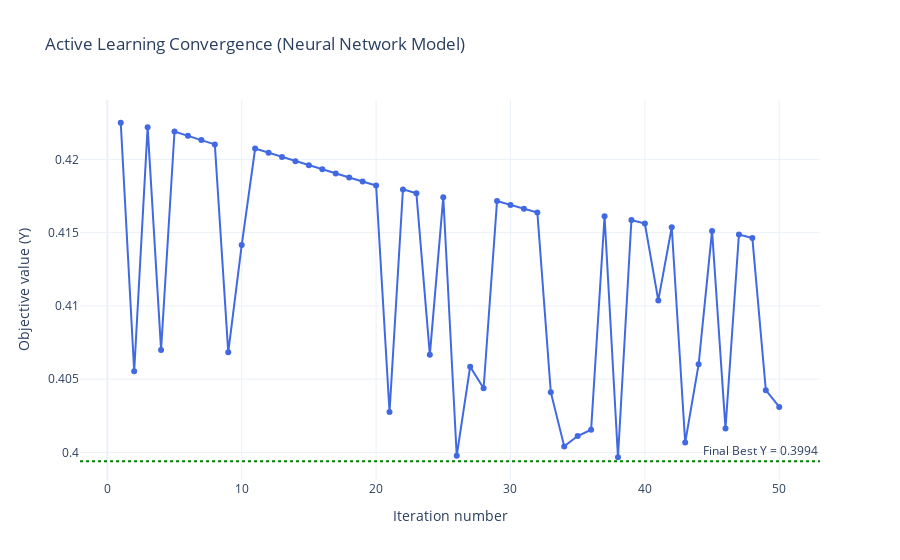

Notebook source saved alongside this figure:
### Code cell
# starting sample size = 1, with 1000 grid points for candidate selection
X0 = np.array([[0.5]])
Y0 = np.array([f(0.5)])
X_grid = np.linspace(0, 1, 1000).reshape(-1, 1)
# --- Configurable NN setup ---
nn_cfg = {
    "hidden_layers": [64, 32, 16], # list of hidden layer sizes
    "activation": "relu",     # or "relu", "sigmoid", "leakyrelu"
    "dropout": 0.1,
    "epochs": 200,
    "lr": 1e-3,
}
# --- Run the loop ---
X_obs, Y_obs, history, cache = active_learning_loop(
    f=f,
    X_obs=X0,
    Y_obs=Y0,
    X_grid=X_grid,
    n_iters=50,
    model_type="nn",
    nn_config=nn_cfg,
    acquisition = "LCB", kappa_start=3.0, kappa_end=1.5,
    min_improve_pct=None
)
# --- Extract history ---
iters = np.arange(len(history))
y_next = np.array([h[2] for h in history])
best_y = np.array([h[3] for h in history])
best_final = np.min(best_y)
# plot the tuning convergence
fig = go.Figure()
fig.add_trace(go.Scatter(
    x=iters+1, y=y_next,
    mode='lines+markers',
    name='Y evaluated',
    line=dict(color='royalblue', width=2),
    marker=dict(size=6)
))
fig.add_hline(
    y=res.fun,
    line_dash='dot',
    line_color='green',
    annotation_text=f"Final Best Y = {res.fun:.4f}",
    annotation_position='top right'
)
fig.update_layout(
    title="Active Learning Convergence (Neural Network Model)",
    xaxis_title="Iteration number",
    yaxis_title="Objective value (Y)",
    hovermode="x unified",
    template="plotly_white"
)
fig.show()

### Figure 1 — Plotly figure (JSON) as saved in the notebook; plotly's stock layout.template omitted (floating-point values rounded to 4 significant figures)
{"data": [{"line": {"color": "royalblue", "width": 2}, "marker": {"size": 6}, "mode": "lines+markers", "name": "Y evaluated", "type": "scatter", "x": [1, 2, 3, 4, 5, 6, 7, 8, 9, 10, 11, 12, 13, 14, 15, 16, 17, 18, 19, 20, 21, 22, 23, 24, 25, 26, 27, 28, 29, 30, 31, 32, 33, 34, 35, 36, 37, 38, 39, 40, 41, 42, 43, 44, 45, 46, 47, 48, 49, 50], "y": [0.4225, 0.4055, 0.4222, 0.407, 0.4219, 0.4216, 0.4213, 0.421, 0.4068, 0.4141, 0.4207, 0.4204, 0.4202, 0.4199, 0.4196, 0.4193, 0.419, 0.4188, 0.4185, 0.4182, 0.4028, 0.418, 0.4177, 0.4067, 0.4174, 0.3998, 0.4059, 0.4044, 0.4172, 0.4169, 0.4166, 0.4164, 0.4041, 0.4004, 0.4011, 0.4015, 0.4161, 0.3997, 0.4159, 0.4156, 0.4104, 0.4154, 0.4007, 0.406, 0.4151, 0.4016, 0.4149, 0.4146, 0.4042, 0.4031]}], "layout": {"annotations": [{"showarrow": false, "text": "Final Best Y = 0.3994", "x": 1, "xanchor": "right", "xref": "x domain", "y": 0.3994, "yanchor": "bottom", "yref": "y"}], "hovermode": "x unified", "shapes": [{"line": {"color": "green", "dash": "dot"}, "type": "line", "x0": 0, "x1": 1, "xref": "x domain", "y0": 0.3994, "y1": 0.3994, "yref": "y"}], "title": {"text": "Active Learning Convergence (Neural Network Model)"}, "xaxis": {"title": {"text": "Iteration number"}}, "yaxis": {"title": {"text": "Objective value (Y)"}}}}
